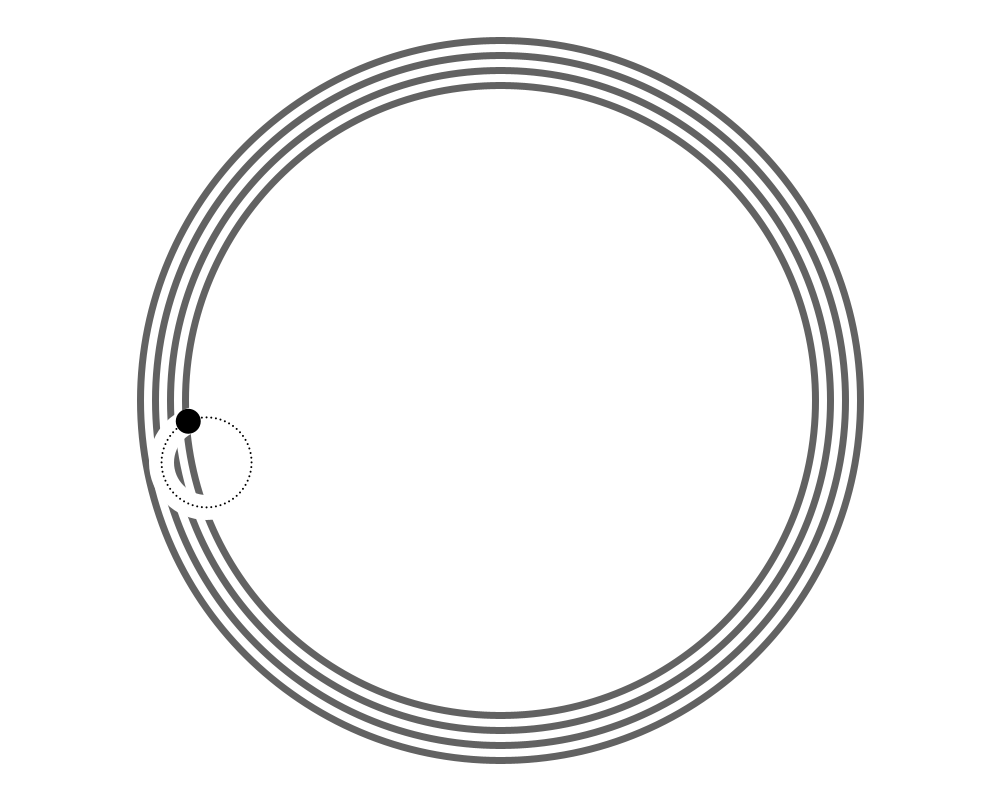
Frame 1 (no input)
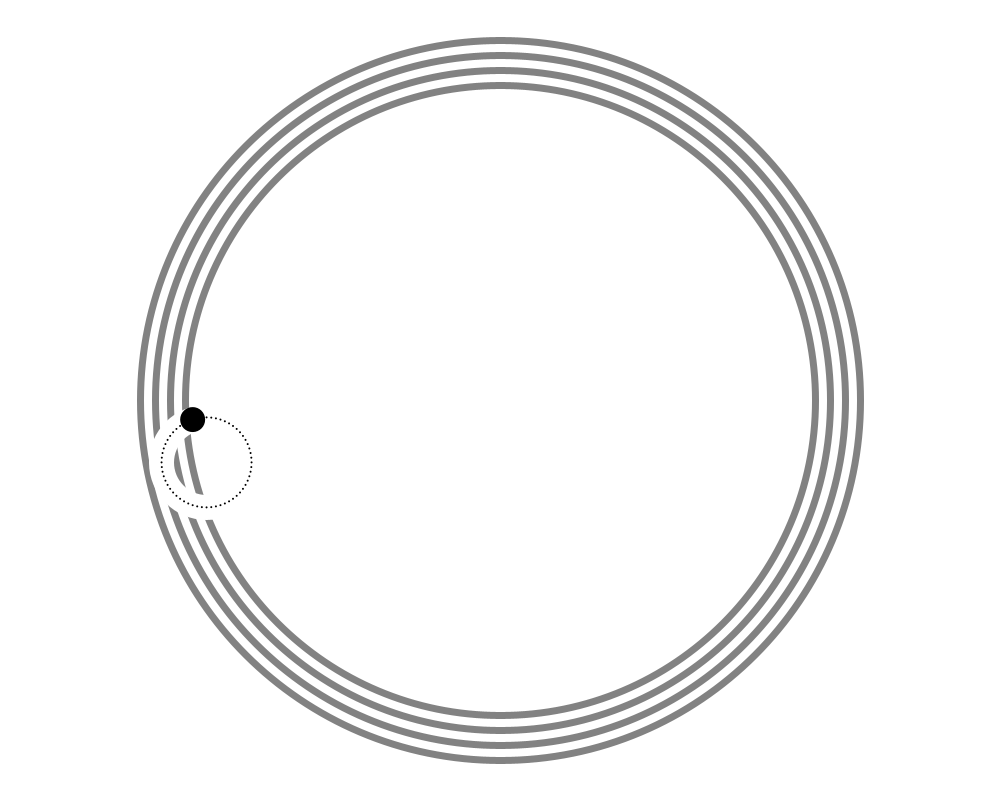
Frame 60 (the mouse pressed at the canvas centre just before this capture)
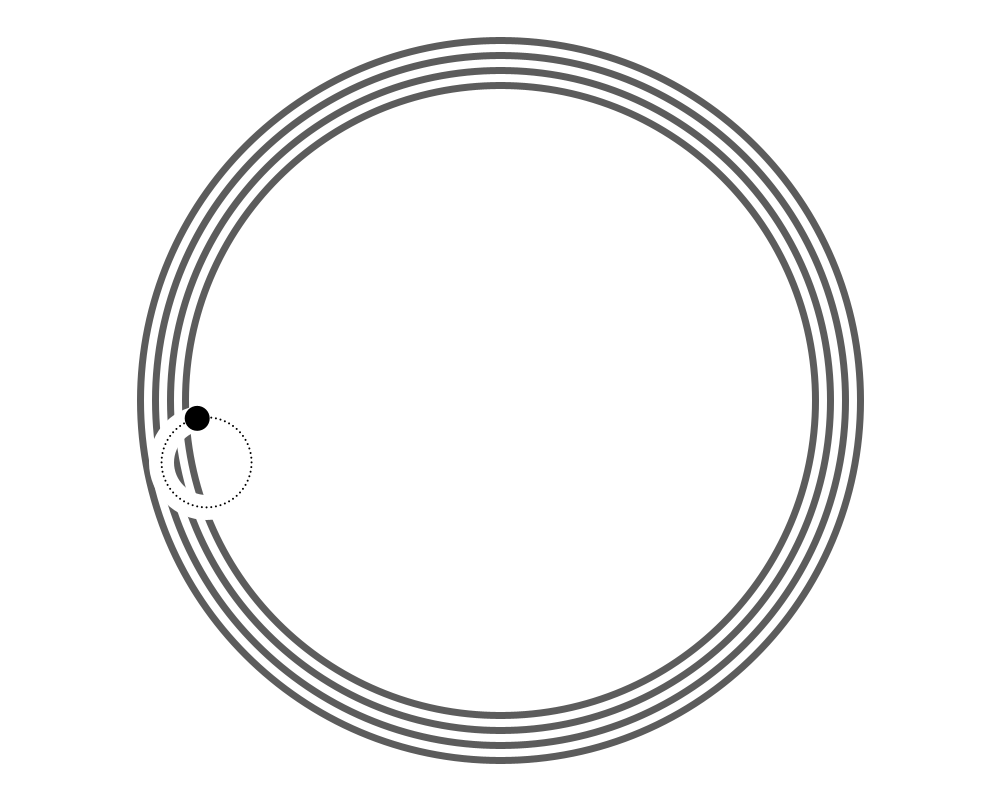
Frame 120 (the mouse held since frame 60 and released just before this capture)

The Processing sketch that drew these frames (run headless with seeded random() and noise(); from frame 60 on, the mouse is pressed at the canvas centre):

// Processing sketch: sketch_20200706
// ── sketch_20200706.pde
/*
2020-07-06
前回習った関数を使い午前午後で色反転
時を表す円の中で分を表す円がグルグル
分を表す円の中で秒を表す円がグルグル
時を表す円は一時間ごとに増えていく
*/

void setup(){
  size(1000,800);
  noStroke();
  }
  
void draw (){
    //午前午後で色反転
    if(hour()<12){
    clock(255,0);
    }
    else{
    clock(0,255);
    }
  }
  
  void clock(int x,int y){
  int S = second();
  int M = minute();
  int H = hour();
  float S1 = S/60.0 * 360;
  float M1 = M/60.0 * 360;
  float M2x = 500+cos(radians(M1-90))*300;
  float M2y =400+sin(radians(M1-90))*300;
  
  background(x);
  stroke(y,noise( millis() * 0.001 ) * 200+50);
  for(int i = 0; i<H;i++){
  strokeWeight(7);
  noFill();
  ellipse(500,400,24*30-i*30,24*30-i*30);
  }
  stroke(x);
  strokeWeight(25);
  ellipse(M2x,M2y,90,90);
  noStroke();
  fill(y);
   for(int i = 0; i<60;i++){
  ellipse(M2x+cos(radians(i/60.0 * 360))*45,M2y+sin(radians(i/60.0 * 360))*45,2,2);
  }
  ellipse(M2x+cos(radians(S1-90))*45,M2y+sin(radians(S1-90))*45,25,25);
    if(S==0){
      fill(x,200);
    ellipse(M2x+cos(radians(S1-90))*45,M2y+sin(radians(S1-90))*45,10,10);
    }
  }
  
  
  
  
